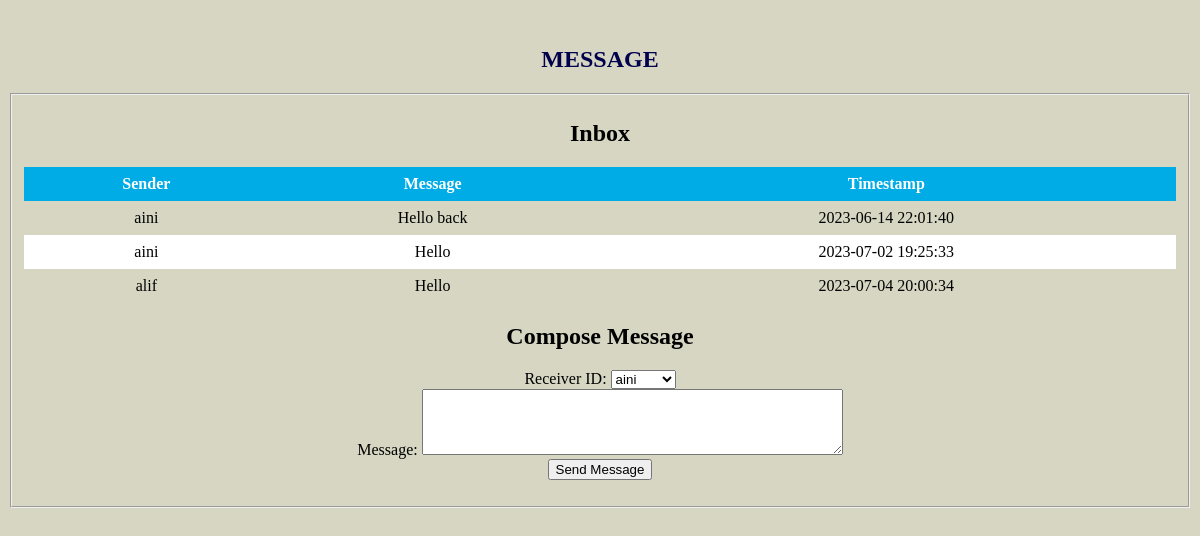
The app's page /messagess.php (signed in) with its own data.
### tables this page shows
CREATE TABLE `messages` (
  `message_id` int(11) NOT NULL,
  `sender_id` varchar(20) NOT NULL,
  `receiver_id` varchar(20) NOT NULL,
  `message` text NOT NULL,
  `timestamp` timestamp NOT NULL DEFAULT current_timestamp(),
  `is_read` tinyint(1) DEFAULT 0
);

### messagess.php (the view, shortened to what this page needs)
<?php
require('config.php');
$photographerID = $_SESSION['photographerID'];
$inboxQuery = "SELECT * FROM messages WHERE receiver_id = '$photographerID'";
$inboxResult = mysqli_query($conn, $inboxQuery);
$usersQuery = "SELECT photographerID FROM photographer WHERE photographerID != '$photographerID'";
$usersResult = mysqli_query($conn, $usersQuery);
?>
<html>
<head>
</head>
<body bgcolor="#d6d6c2">
<br>
<center>
    <h2 style="color: #00004d;">MESSAGE</h2>
    <fieldset>
        <h2>Inbox</h2>
        <table>
            <thead>
                <tr>
                    <th>Sender</th>
                    <th>Message</th>
                    <th>Timestamp</th>
                </tr>
            </thead>
            <tbody>
                <?php while ($row = mysqli_fetch_assoc($inboxResult)) : ?>
                <tr>
                    <td><?php echo $row['sender_id']; ?></td>
                    <td><?php echo $row['message']; ?></td>
                    <td><?php echo $row['timestamp']; ?></td>
                </tr>
                <?php endwhile; ?>
            </tbody>
        </table>
        <h2>Compose Message</h2>
        <form action="messagess.php" method="post">
            <label for="receiverID">Receiver ID:</label>
            <select name="receiverID" id="receiverID">
                <?php while ($userRow = mysqli_fetch_assoc($usersResult)) : ?>
                    <option value="<?php echo $userRow['photographerID']; ?>"><?php echo $userRow['photographerID']; ?></option>
                <?php endwhile; ?>
            </select>
            <br>
            <label for="message">Message:</label>
            <textarea name="message" id="message" rows="4" cols="50"></textarea>
            <br>
            <button type="submit" name="SIMPAN">Send Message</button>
        </form>
    </fieldset>
</center>
</body>
</html>

### messagess.php (style rules this page uses)
table { border-collapse: collapse; width: 100%; }
th, td { text-align: left; padding: 8px; text-align: center; }
tr:nth-child(even) { background-color: white; }
th { background-color: #00ace6; color: white; }
* { box-sizing: border-box; }

### records on screen
messages: sender "aini", message "Hello back", timestamp "2023-06-14 22:01:40"
messages: sender "aini", message "Hello", timestamp "2023-07-02 19:25:33"
messages: sender "alif", message "Hello", timestamp "2023-07-04 20:00:34"

### other values on screen
form field receiverID "aini"
